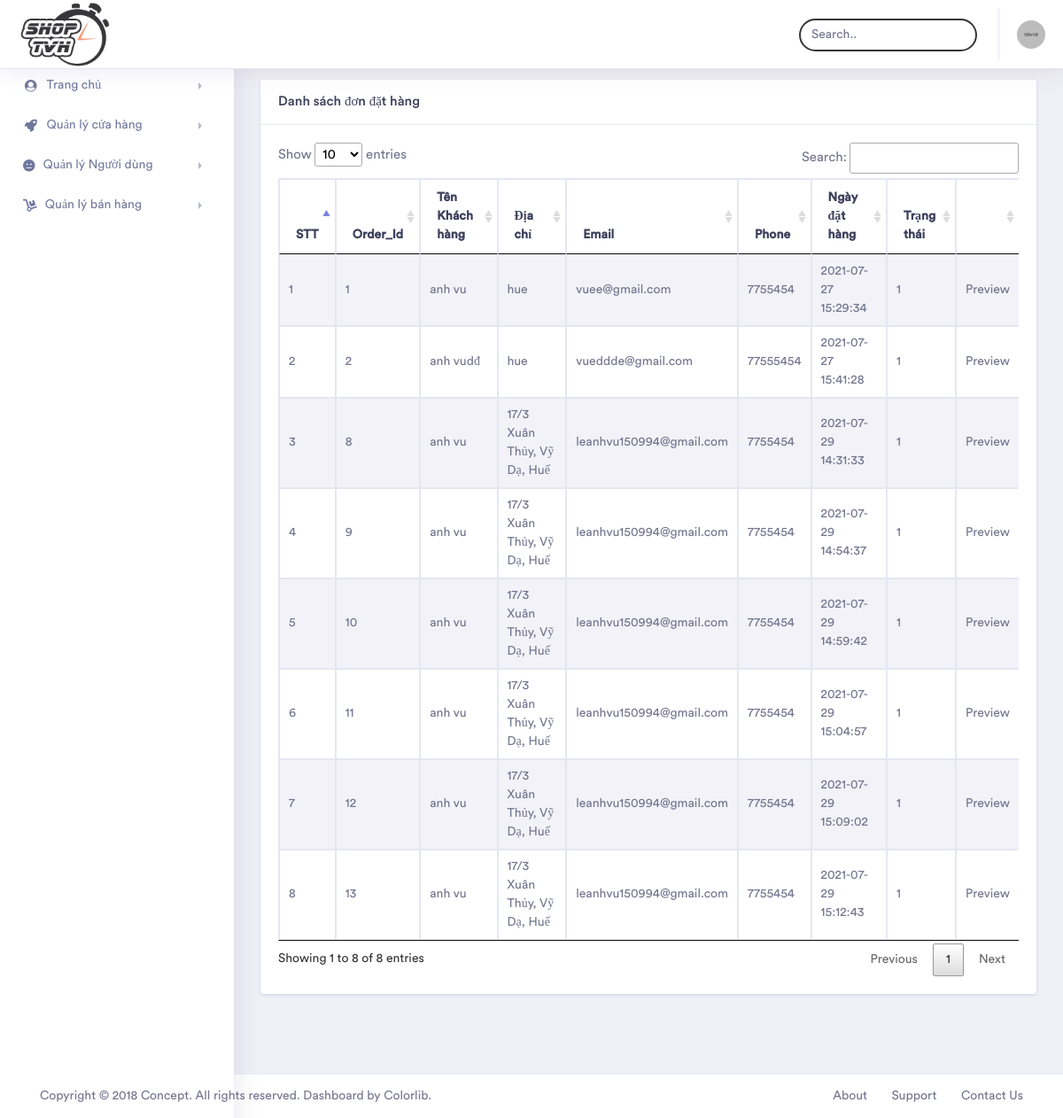
Page /admin/index.php?module=listorder (signed in) on the committed database.
### tables this page shows
CREATE TABLE `bill` (
  `OrderID` int(11) NOT NULL,
  `CustomerID` int(11) NOT NULL,
  `Fullname` varchar(50) NOT NULL,
  `Address` varchar(255) NOT NULL,
  `Phone` varchar(20) NOT NULL,
  `Email` varchar(255) NOT NULL,
  `Status` tinyint(1) NOT NULL,
  `DateCreate` datetime NOT NULL,
  `paymentID` int(11) NOT NULL
);

### admin/modules/listorder.php (the view)
<div class="container-fluid  dashboard-content">
    <div class="row">
        <div class="col-xl-12 col-lg-12 col-md-12 col-sm-12 col-12">
            <div class="card">
                <h5 class="card-header">Danh sách đơn đặt hàng</h5>
                <div class="card-body">
                    <div class="table-responsive">
                        <table id="table_id" class="table table-striped table-bordered first">
                            <thead>
                                <tr>
                                    <th>STT</th>
                                    <th>Order_Id</th>
                                    <th>Tên Khách hàng</th>
                                    <th>Địa chỉ</th>
                                    <th>Email</th>
                                    <th>Phone</th>
                                    <th>Ngày đặt hàng</th>
                                    <th>Trạng thái</th>
                                    <th></th>
                                </tr>
                            </thead>
                            <tbody>
                                <?php
                                $sqlSelect = "SELECT * FROM bill";
                                $result = mysqli_query($conn, $sqlSelect) or die("Lỗi truy vấn");
                                if (mysqli_num_rows($result) > 0) {
                                    $count = 0;
                                    while ($row = mysqli_fetch_assoc($result)) {
                                        $count++;
                                        ?>
                                        <tr>
                                            <td><?php echo $count ?></td>
                                            <td><?php echo $row["OrderID"]; ?></td>
                                            <td><?php echo $row["Fullname"]; ?></td>
                                            <td><?php echo $row["Address"] ?></td>
                                            <td><?php echo $row["Email"] ?></td>
                                            <td><?php echo $row["Phone"] ?></td>
                                            <td><?php echo $row["DateCreate"] ?></td>
                                            <td><?php echo $row["Status"]?></td>
                                            <td><a href="index.php?module=detailorder&id=<?php echo $row["OrderID"] ?>">Preview</a></td>
                                        </tr>
                                    <?php }
                                }
                                ?>
                            </tbody>
                        </table>
                    </div>
                </div>
            </div>
        </div>
    </div>
</div>

### rows in the picture
bill: OrderID "1", Fullname "anh vu", Address "hue", Email "vuee@gmail.com", Phone "7755454", DateCreate "2021-07-27 15:29:34", Status "1"
bill: OrderID "2", Fullname "anh vudđ", Address "hue", Email "vueddde@gmail.com", Phone "77555454", DateCreate "2021-07-27 15:41:28", Status "1"
bill: OrderID "8", Fullname "anh vu", Address "17/3 Xuân Thủy, Vỹ Dạ, Huế", Email "leanhvu150994@gmail.com", Phone "7755454", DateCreate "2021-07-29 14:31:33", Status "1"
bill: OrderID "9", Fullname "anh vu", Address "17/3 Xuân Thủy, Vỹ Dạ, Huế", Email "leanhvu150994@gmail.com", Phone "7755454", DateCreate "2021-07-29 14:54:37", Status "1"
bill: OrderID "10", Fullname "anh vu", Address "17/3 Xuân Thủy, Vỹ Dạ, Huế", Email "leanhvu150994@gmail.com", Phone "7755454", DateCreate "2021-07-29 14:59:42", Status "1"
bill: OrderID "11", Fullname "anh vu", Address "17/3 Xuân Thủy, Vỹ Dạ, Huế", Email "leanhvu150994@gmail.com", Phone "7755454", DateCreate "2021-07-29 15:04:57", Status "1"
bill: OrderID "12", Fullname "anh vu", Address "17/3 Xuân Thủy, Vỹ Dạ, Huế", Email "leanhvu150994@gmail.com", Phone "7755454", DateCreate "2021-07-29 15:09:02", Status "1"
bill: OrderID "13", Fullname "anh vu", Address "17/3 Xuân Thủy, Vỹ Dạ, Huế", Email "leanhvu150994@gmail.com", Phone "7755454", DateCreate "2021-07-29 15:12:43", Status "1"
